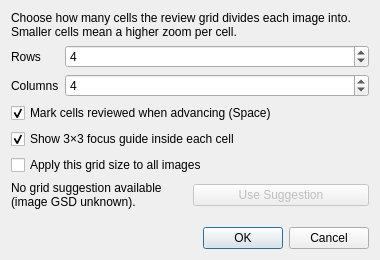
<?xml version="1.0" encoding="UTF-8"?>
<ui version="4.0">
 <class>GridReviewDialog</class>
 <widget class="QDialog" name="GridReviewDialog">
  <property name="geometry">
   <rect>
    <x>0</x>
    <y>0</y>
    <width>380</width>
    <height>260</height>
   </rect>
  </property>
  <property name="windowTitle">
   <string>Grid Review Settings</string>
  </property>
  <layout class="QVBoxLayout" name="verticalLayout">
   <item>
    <widget class="QLabel" name="descriptionLabel">
     <property name="wordWrap">
      <bool>true</bool>
     </property>
     <property name="text">
      <string>Choose how many cells the review grid divides each image into. Smaller cells mean a higher zoom per cell.</string>
     </property>
    </widget>
   </item>
   <item>
    <layout class="QFormLayout" name="formLayout">
     <item row="0" column="0">
      <widget class="QLabel" name="rowsLabel">
       <property name="text">
        <string>Rows</string>
       </property>
      </widget>
     </item>
     <item row="0" column="1">
      <widget class="QSpinBox" name="rowsSpinBox">
       <property name="minimum">
        <number>1</number>
       </property>
       <property name="maximum">
        <number>12</number>
       </property>
       <property name="value">
        <number>4</number>
       </property>
      </widget>
     </item>
     <item row="1" column="0">
      <widget class="QLabel" name="colsLabel">
       <property name="text">
        <string>Columns</string>
       </property>
      </widget>
     </item>
     <item row="1" column="1">
      <widget class="QSpinBox" name="colsSpinBox">
       <property name="minimum">
        <number>1</number>
       </property>
       <property name="maximum">
        <number>12</number>
       </property>
       <property name="value">
        <number>4</number>
       </property>
      </widget>
     </item>
    </layout>
   </item>
   <item>
    <widget class="QCheckBox" name="autoMarkCheckBox">
     <property name="text">
      <string>Mark cells reviewed when advancing (Space)</string>
     </property>
     <property name="checked">
      <bool>true</bool>
     </property>
    </widget>
   </item>
   <item>
    <widget class="QCheckBox" name="subGuideCheckBox">
     <property name="toolTip">
      <string>Draw a 3×3 guide inside the active cell to focus your scan. Visual only — it does not change what gets reviewed.</string>
     </property>
     <property name="text">
      <string>Show 3×3 focus guide inside each cell</string>
     </property>
     <property name="checked">
      <bool>true</bool>
     </property>
    </widget>
   </item>
   <item>
    <widget class="QCheckBox" name="applyAllCheckBox">
     <property name="toolTip">
      <string>Apply the chosen rows and columns to every image in this dataset, not just the current one. Images you have already started reviewing keep their progress unless you confirm a reset.</string>
     </property>
     <property name="text">
      <string>Apply this grid size to all images</string>
     </property>
    </widget>
   </item>
   <item>
    <layout class="QHBoxLayout" name="suggestionLayout">
     <item>
      <widget class="QLabel" name="suggestionLabel">
       <property name="wordWrap">
        <bool>true</bool>
       </property>
       <property name="text">
        <string>No grid suggestion available (image GSD unknown).</string>
       </property>
      </widget>
     </item>
     <item>
      <widget class="QPushButton" name="useSuggestionButton">
       <property name="text">
        <string>Use Suggestion</string>
       </property>
       <property name="enabled">
        <bool>false</bool>
       </property>
      </widget>
     </item>
    </layout>
   </item>
   <item>
    <spacer name="verticalSpacer">
     <property name="orientation">
      <enum>Qt::Vertical</enum>
     </property>
     <property name="sizeHint" stdset="0">
      <size>
       <width>20</width>
       <height>10</height>
      </size>
     </property>
    </spacer>
   </item>
   <item>
    <widget class="QDialogButtonBox" name="buttonBox">
     <property name="orientation">
      <enum>Qt::Horizontal</enum>
     </property>
     <property name="standardButtons">
      <set>QDialogButtonBox::Cancel|QDialogButtonBox::Ok</set>
     </property>
    </widget>
   </item>
  </layout>
 </widget>
 <resources/>
 <connections>
  <connection>
   <sender>buttonBox</sender>
   <signal>accepted()</signal>
   <receiver>GridReviewDialog</receiver>
   <slot>accept()</slot>
  </connection>
  <connection>
   <sender>buttonBox</sender>
   <signal>rejected()</signal>
   <receiver>GridReviewDialog</receiver>
   <slot>reject()</slot>
  </connection>
 </connections>
</ui>
